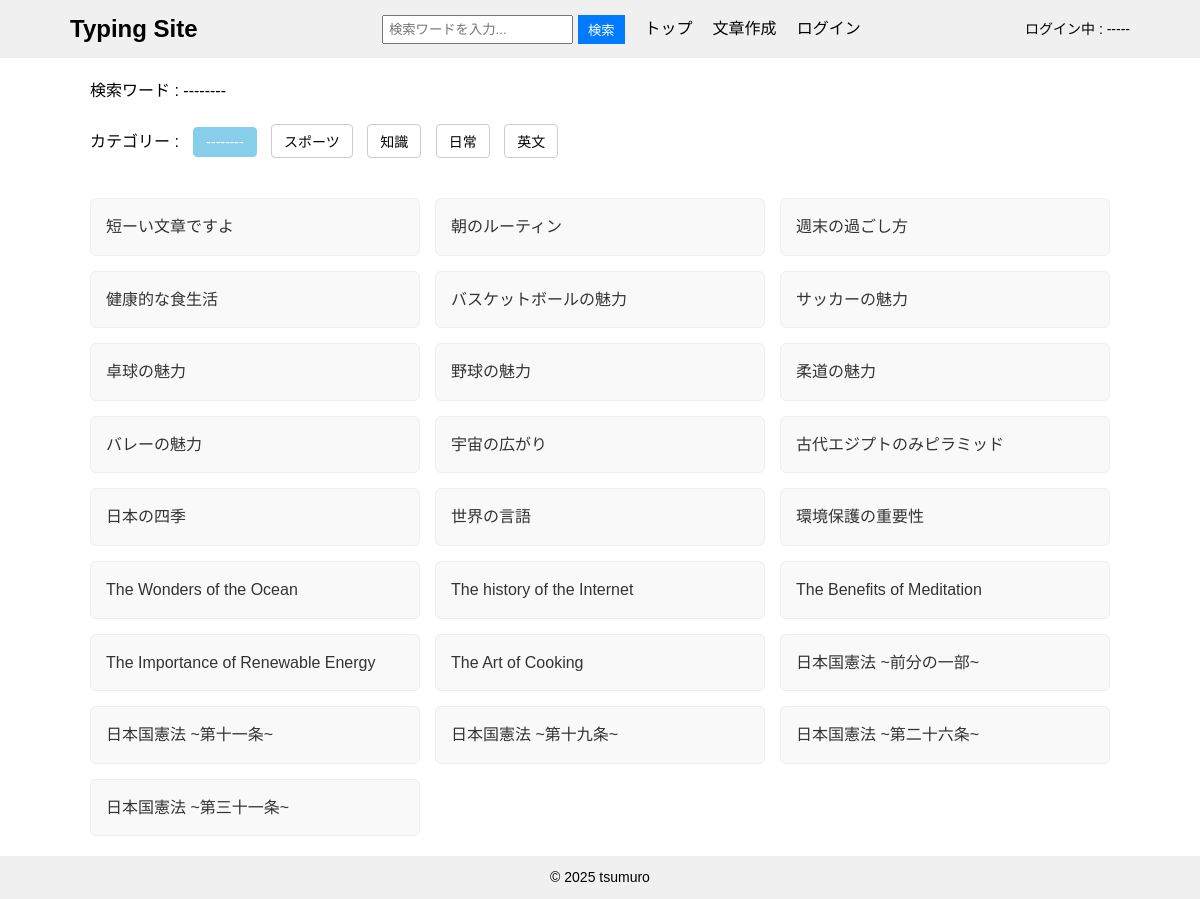
Before: /content/typing_list/ with the older database file.
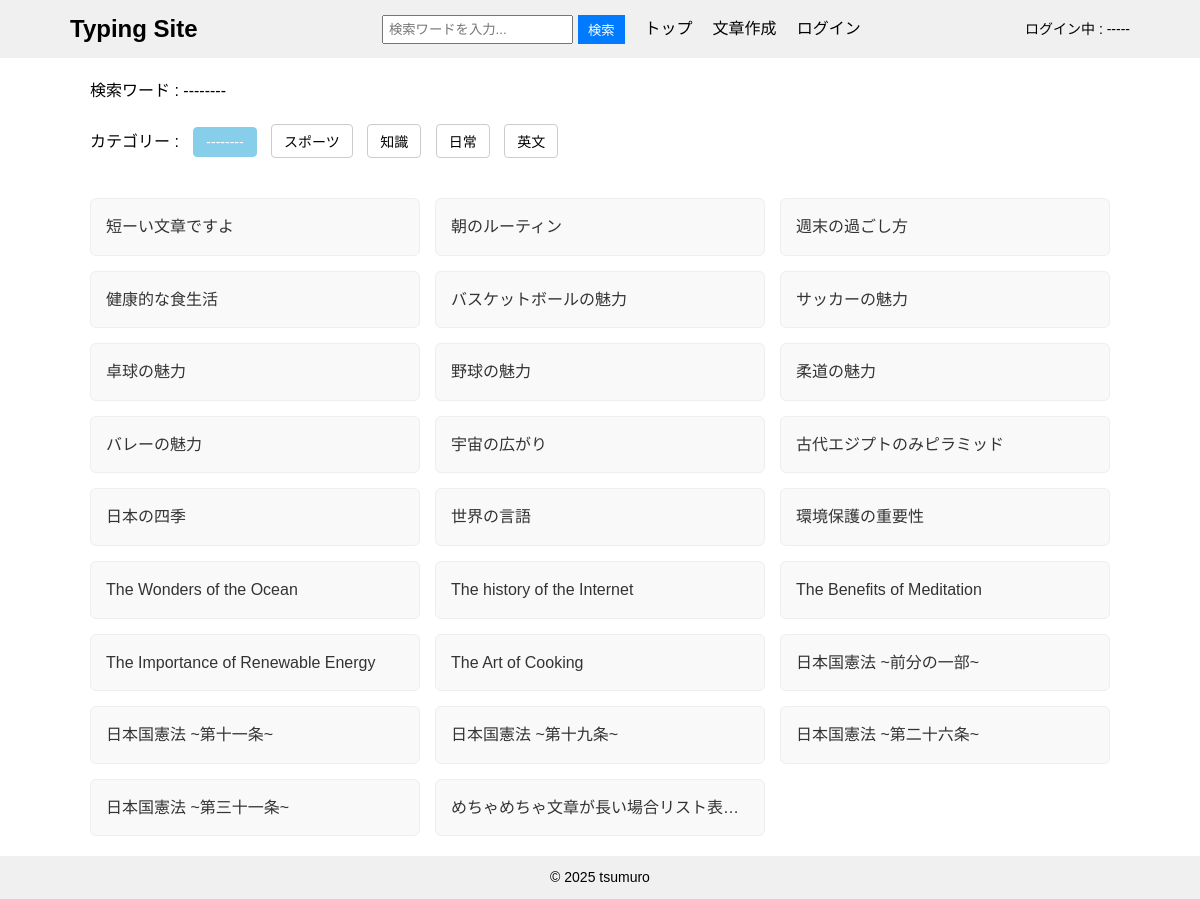
After: the same page with the newer database file.
### contentapp/models.py (models this page shows, shortened)
class Category(models.Model):
    name = models.CharField(max_length=30, unique=True)

class Content(models.Model):
    user = models.ForeignKey(
        settings.AUTH_USER_MODEL,
        on_delete=models.SET_NULL,
        null=True,
        blank=True
    )
    title = models.CharField(max_length=50, unique=True)
    sentence = models.TextField()
    category = models.ForeignKey(
        Category,
        on_delete=models.SET_NULL,
        null=True,
        blank=True,
    )
    is_public = models.BooleanField(default=True)
    play_count = models.IntegerField(default=0)
    created_at = models.DateTimeField(auto_now_add=True)

### contentapp/views.py (the view)
# urls.py: path('typing_list/', views.TypingListView.as_view(), name="typing_list"),
class TypingListView(generic.ListView):
    template_name = "typing_list.html"
    context_object_name = "typing_list"
    def get_queryset(self):
        queryset = Content.objects.filter(is_public=True)
        search = self.request.GET.get('search')
        if search:
            queryset = queryset.filter(title__icontains=search)
        category = self.request.GET.get('category')
        if category:
            queryset = queryset.filter(category=category)
        return queryset
    def get_context_data(self, **kwargs):
        context = super().get_context_data(**kwargs)
        context['categories'] = Category.objects.all()
        return context

### contentapp/templates/typing_list.html (shortened to what this page needs)
{% extends "base.html" %}
{% block contents %}
<div id="search_info">
    {% if request.GET.search %}
        <form method="get">
            <p>検索ワード : {{ request.GET.search }}
                <input type="hidden" name="category" value="{{ request.GET.category }}">
                <button name="search" value="">クリア</button>
            </p>
        </form>
    {% else %}
        <p>検索ワード : --------</p>
    {% endif %}
</div>
<form method="get" id="category_form">
    <label for="category">カテゴリー : </label>
    {% if request.GET.category %}
        <button type="submit" name="category" value="" selected>--------</button>
    {% else %}
        <button type="submit" name="category" value="" style="background-color: skyblue" selected>--------</button>
    {% endif %}
    {% for category in categories %}
        {% if request.GET.category|add:"0" == category.pk %}
            <button type="submit" name="category" value="{{ category.pk }}" style="background-color: skyblue;">{{ category.name }}</button>
        {% else %}
            <button type="submit" name="category" value="{{ category.pk }}">{{ category.name }}</button>
        {% endif %}
    {% endfor %}
</form>
<ul class="list">
    {% for typing in typing_list %}
        <li><a href="{% url 'typingapp:typing' typing.pk %}">{{ typing.title }}</a></li>
    {% endfor %}
</ul>
{% endblock %}

Changed rows visible on the page:
added Content: title "めちゃめちゃ文章が長い場合リスト表…"
